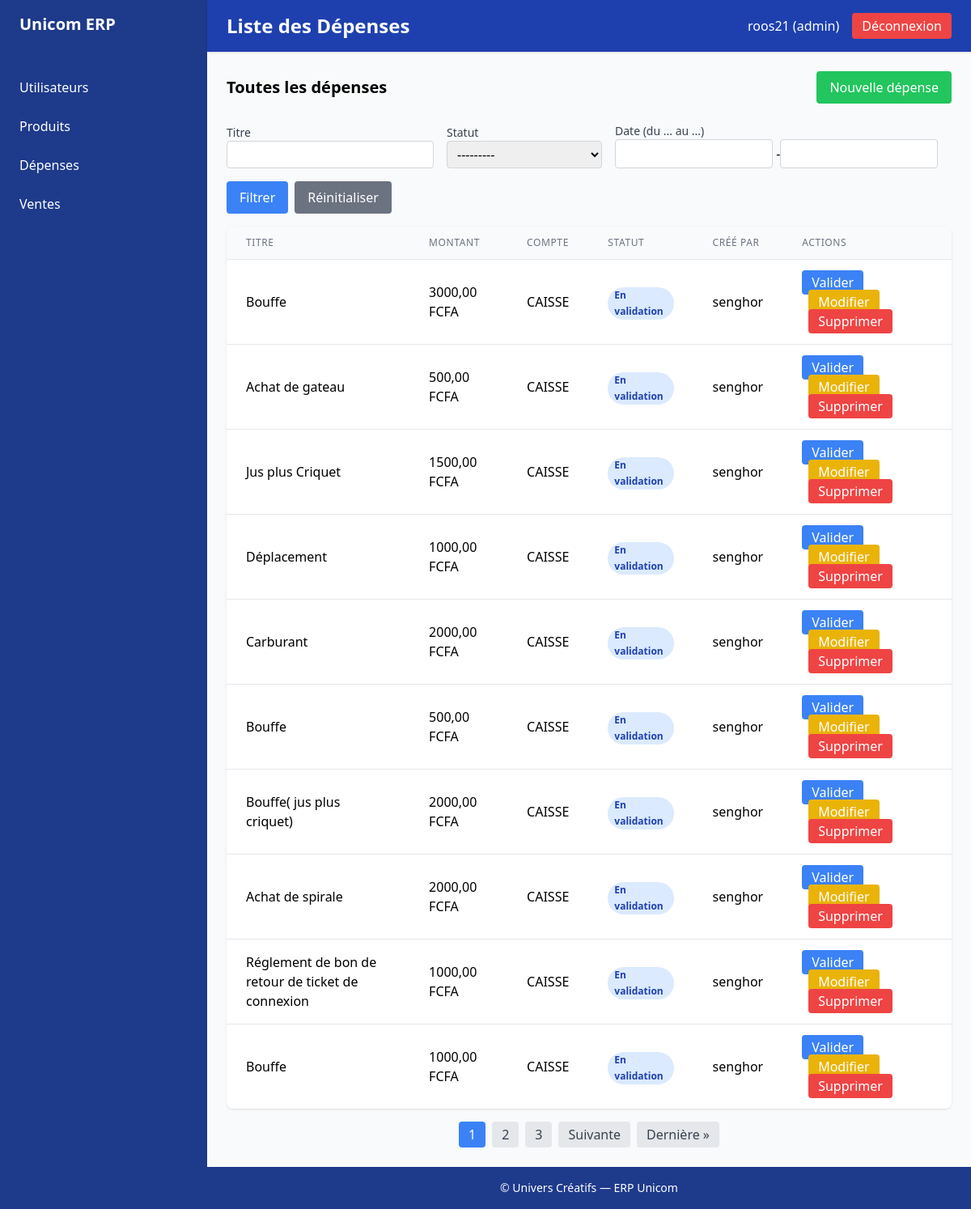
/expenses/ (signed in), run on the app's committed database.
### accounts/models.py (models this page shows, shortened)
class User(AbstractUser, PermissionsMixin, SoftDeleteMixin):
    class Role(models.TextChoices):
        GERANT = "gerant", "Gérant d'antenne"
        ADMIN = "admin", "Admin central"
        DIRECTEUR = "directeur", "Directeur"
        SUPERVISEUR = "superviseur", "Superviseur régional"
    role = models.CharField(
        max_length=20,
        choices=Role.choices,
        default=Role.GERANT,
        help_text="Détermine les permissions et les accès aux modules."
    )
    antenne = models.CharField(
        max_length=255,
        blank=True,
        null=True,
        help_text="Nom de l'antenne rattachée"
    )
    telephone = models.CharField(
        max_length=20,
        blank=True,
        null=True,
        help_text="Numéro de téléphone professionnel"
    )
    is_blocked = models.BooleanField(
        default=False,
        help_text="Blocage manuel : coupe l'accès sans supprimer le compte."
    )
    date_creation = models.DateTimeField(
        auto_now_add=True,
        help_text="Date de création du compte"
    )
    date_derniere_connexion = models.DateTimeField(
        blank=True,
        null=True,
        help_text="Dernière connexion réussie"
    )
    groups = models.ManyToManyField(
        'auth.Group',
        related_name='accounts_user_set',
        related_query_name='accounts_user',
        blank=True,
        help_text='Groupes de permissions de l’utilisateur.'
    )
    user_permissions = models.ManyToManyField(
        'auth.Permission',
        related_name='accounts_user_set',
        related_query_name='accounts_user',
        blank=True,
        help_text='Permissions spécifiques de l’utilisateur.'
    )
    def has_permission(self, permission_name):
        from .permissions import ROLE_PERMISSIONS
        return permission_name in ROLE_PERMISSIONS.get(self.role, set())

### expense/models.py (models this page shows, shortened)
class Expense(models.Model):
    STATUS = (
        ("PENDING", "En attente"),
        ("IN_REVIEW", "En validation"),
        ("APPROVED", "Approuvée"),
        ("REJECTED", "Rejetée"),
        ("PAID", "Payée"),
    )
    title = models.CharField(max_length=255)
    category = models.ForeignKey(ExpenseCategory, on_delete=models.SET_NULL, null=True)
    account = models.ForeignKey(AccountMoney, on_delete=models.CASCADE)
    amount = models.DecimalField(max_digits=12, decimal_places=2)
    description = models.TextField(blank=True, null=True)
    created_by = models.ForeignKey(settings.AUTH_USER_MODEL, on_delete=models.CASCADE, related_name="expenses_created")
    status = models.CharField(max_length=20, choices=STATUS, default="PENDING")
    created_at = models.DateTimeField(auto_now_add=True)

class AccountMoney(models.Model):
    ACCOUNT_TYPES = (
        ("CAISSE", "Caisse"),
        ("BANQUE", "Compte Bancaire"),
    )
    name = models.CharField(max_length=150)
    type = models.CharField(max_length=20, choices=ACCOUNT_TYPES)
    balance = models.DecimalField(max_digits=12, decimal_places=2, default=0.00)
    created_at = models.DateTimeField(auto_now_add=True,null=True, blank=True)

### accounts/decorators.py (the view)
        def wrapper(request, *args, **kwargs):
            user = request.user
            if not user.is_authenticated:
                return redirect("accounts:login")  # Redirige l'utilisateur vers la page de login si non authentifié
            if not user.has_permission(permission):
                messages.error(request, "Vous n'avez pas la permission d'effectuer cette action.")
                return redirect("accounts:no_permission")  # Redirige vers la page de permission manquante
            return view_func(request, *args, **kwargs)

### accounts/templatetags/auth_extras.py (called while the page is built)
@register.simple_tag
def role_permissions(role):
    return ROLE_PERMISSIONS.get(role, set())

### accounts/templatetags/permissions_extras.py (called while the page is built)
@register.filter
def has_permission(user, perm_name):
    return user.has_permission(perm_name)

### expense/templatetags/list_filters.py (called while the page is built)
@register.filter
def in_list(value, arg):
    return value in arg.split(',')

### expense/views.py (called while the page is built)
@login_required
@permission_required(Permissions.VIEW_DEPENSES)
def expense_list(request):
    qs = Expense.objects.all().order_by('-created_at')
    expense_filter = ExpenseFilter(request.GET, queryset=qs)
    paginator = Paginator(expense_filter.qs, 10)  # 10 par page
    page_number = request.GET.get('page')
    page_obj = paginator.get_page(page_number)
    context = {
        'filter': expense_filter,
        'expenses': page_obj
    }
    return render(request, 'expenses/expenses_list.html', context)

### sales/templatetags/form_tags.py (called while the page is built)
@register.filter(name='add_class')
def add_class(field, css):
    return field.as_widget(attrs={"class": css})

### templates/expenses/expenses_list.html (shortened to what this page needs)
{% extends 'base.html' %}
{% load permissions_extras %}
{% load list_filters %}
{% load form_tags %}
{% block page_title %}
  Liste des Dépenses
{% endblock %}
{% block content %}
  <div class="flex justify-between items-center mb-6">
    <h2 class="text-xl font-semibold">Toutes les dépenses</h2>
    {% if user|has_permission:'manage_treasury' %}
      <a href="{% url 'expenses:expense_create' %}" class="px-4 py-2 bg-green-500 text-white rounded hover:bg-green-600">Nouvelle dépense</a>
    {% endif %}
  </div>
  <form method="get" class="mb-4 flex flex-wrap gap-4 items-end">
    <div class="flex flex-col w-64">
      <label class="text-sm font-medium text-gray-700">Titre</label>
      {{ filter.form.title }}
    </div>
    <div class="flex flex-col w-48">
      <label class="text-sm font-medium text-gray-700">Statut</label>
      {{ filter.form.status }}
    </div>
    <div class="flex-none">
      <label class="block text-sm font-medium text-gray-700">Date (du ... au ...)</label>
      {{ filter.form.created_at|add_class:'w-[195px] border border-gray-300 rounded px-2 py-1 h-9' }}
    </div>
    <div class="flex gap-2">
      <button type="submit" class="px-4 py-2 bg-blue-500 text-white rounded hover:bg-blue-600">Filtrer</button>
      <a href="{% url 'expenses:expense_list' %}" class="px-4 py-2 bg-gray-500 text-white rounded hover:bg-gray-600">Réinitialiser</a>
    </div>
  </form>
  <div class="overflow-x-auto bg-white shadow rounded-lg">
    <table class="min-w-full divide-y divide-gray-200">
      <thead class="bg-gray-50">
        <tr>
          <th class="px-6 py-3 text-left text-xs font-medium text-gray-500 uppercase tracking-wider">Titre</th>
          <th class="px-6 py-3 text-left text-xs font-medium text-gray-500 uppercase tracking-wider">Montant</th>
          <th class="px-6 py-3 text-left text-xs font-medium text-gray-500 uppercase tracking-wider">Compte</th>
          <th class="px-6 py-3 text-left text-xs font-medium text-gray-500 uppercase tracking-wider">Statut</th>
          <th class="px-6 py-3 text-left text-xs font-medium text-gray-500 uppercase tracking-wider">Créé par</th>
          <th class="px-6 py-3 text-left text-xs font-medium text-gray-500 uppercase tracking-wider">Actions</th>
        </tr>
      </thead>
      <tbody class="bg-white divide-y divide-gray-200">
        {% for expense in expenses %}
          <tr>
            <td class="px-6 py-4">{{ expense.title }}</td>
            <td class="px-6 py-4">{{ expense.amount|floatformat:2 }} FCFA</td>
            <td class="px-6 py-4">{{ expense.account.name }}</td>
            <td class="px-6 py-4">
              {% if expense.status == 'APPROVED' %}
                <span class="px-2 inline-flex text-xs leading-5 font-semibold rounded-full bg-green-100 text-green-800">Approuvée</span>
              {% elif expense.status == 'PENDING' %}
                <span class="px-2 inline-flex text-xs leading-5 font-semibold rounded-full bg-yellow-100 text-yellow-800">En attente</span>
              {% elif expense.status == 'IN_REVIEW' %}
                <span class="px-2 inline-flex text-xs leading-5 font-semibold rounded-full bg-blue-100 text-blue-800">En validation</span>
              {% elif expense.status == 'REJECTED' %}
                <span class="px-2 inline-flex text-xs leading-5 font-semibold rounded-full bg-red-100 text-red-800">Rejetée</span>
              {% elif expense.status == 'PAID' %}
                <span class="px-2 inline-flex text-xs leading-5 font-semibold rounded-full bg-gray-100 text-gray-800">Payée</span>
              {% endif %}
            </td>
            <td class="px-6 py-4">{{ expense.created_by.username }}</td>
            <td class="px-6 py-4 space-x-2">
              {% if user|has_permission:'validate_depenses' and expense.status|in_list:'PENDING,IN_REVIEW' %}
                <a href="{% url 'expenses:approve_expense' expense.id %}" class="px-3 py-1 bg-blue-500 text-white rounded hover:bg-blue-600">Valider</a>
              {% endif %}
              {% if user|has_permission:'manage_treasury' %}
                <a href="{% url 'expenses:expense_update' expense.id %}" class="px-3 py-1 bg-yellow-500 text-white rounded hover:bg-yellow-600">Modifier</a>
                <a href="{% url 'expenses:expense_delete' expense.id %}" class="px-3 py-1 bg-red-500 text-white rounded hover:bg-red-600">Supprimer</a>
              {% endif %}
            </td>
          </tr>
        {% empty %}
          <tr>
            <td colspan="6" class="px-6 py-4 text-center text-gray-500">Aucune dépense trouvée.</td>
          </tr>
        {% endfor %}
      </tbody>
    </table>
  </div>
  {% if expenses.has_other_pages %}
    <div class="flex justify-center mt-4 space-x-2">
      {% for num in expenses.paginator.page_range %}
        {% if expenses.number == num %}
          <span class="px-3 py-1 bg-blue-500 text-white rounded">{{ num }}</span>
        {% elif num > expenses.number|add:'-3' and num < expenses.number|add:'3' %}
          <a href="?page={{ num }}" class="px-3 py-1 bg-gray-200 text-gray-700 rounded hover:bg-gray-300">{{ num }}</a>
        {% endif %}
      {% endfor %}
      {% if expenses.has_next %}
        <a href="?page={{ expenses.next_page_number }}" class="px-3 py-1 bg-gray-200 text-gray-700 rounded hover:bg-gray-300">Suivante</a>
        <a href="?page={{ expenses.paginator.num_pages }}" class="px-3 py-1 bg-gray-200 text-gray-700 rounded hover:bg-gray-300">Dernière &raquo;</a>
      {% endif %}
    </div>
  {% endif %}
{% endblock %}

### templates/base.html (shortened to what this page needs)
{% load auth_extras %}
{% load static %}
<!DOCTYPE html>
<html lang="fr">
  <head>
    <script src="https://cdn.tailwindcss.com"></script>
  </head>
  <body class="bg-gray-50 flex min-h-screen">
    <aside class="w-64 bg-blue-900 text-white flex-shrink-0">
        {% include 'nav/navbar.html' %}
    </aside>
    <div class="flex-1 flex flex-col">
      <header class="bg-blue-800 text-white shadow px-6 py-4 flex justify-between items-center">
        <h1 class="text-2xl font-semibold">
          {% block page_title %}{% endblock %}
        </h1>
        <div class="flex items-center space-x-4">
          {% if user.is_authenticated %}
            <span class="font-medium">{{ user.username }} ({{ user.role }})</span>
            <a href="{% url 'accounts:logout' %}" class="px-3 py-1 bg-red-500 hover:bg-red-600 rounded">Déconnexion</a>
          {% endif %}
        </div>
      </header>
      <main class="flex-1 p-6 overflow-auto">
        {% block content %}
        {% endblock %}
      </main>
      <footer class="bg-blue-900 text-white text-center py-4 text-sm">&copy; {{ now.year }} Univers Créatifs — ERP Unicom</footer>
    </div>
  </body>
</html>

### data on the page
User: username "roos21", role "admin"
Expense: title "Bouffe", amount "3000,00", account.name "CAISSE", status "En validation", created_by.username "senghor"
Expense: title "Achat de gateau", amount "500,00", account.name "CAISSE", status "En validation", created_by.username "senghor"
Expense: title "Jus plus Criquet", amount "1500,00", account.name "CAISSE", status "En validation", created_by.username "senghor"
Expense: title "Déplacement", amount "1000,00", account.name "CAISSE", status "En validation", created_by.username "senghor"
Expense: title "Carburant", amount "2000,00", account.name "CAISSE", status "En validation", created_by.username "senghor"
Expense: title "Bouffe", amount "500,00", account.name "CAISSE", status "En validation", created_by.username "senghor"
Expense: title "Bouffe( jus plus criquet)", amount "2000,00", account.name "CAISSE", status "En validation", created_by.username "senghor"
Expense: title "Achat de spirale", amount "2000,00", account.name "CAISSE", status "En validation", created_by.username "senghor"
Expense: title "Réglement de bon de retour de ticket de connexion", amount "1000,00", account.name "CAISSE", status "En validation", created_by.username "senghor"
Expense: title "Bouffe", amount "1000,00", account.name "CAISSE", status "En validation", created_by.username "senghor"

### other printed values
{{ num }} "1"
{{ num }} "2" "3"
